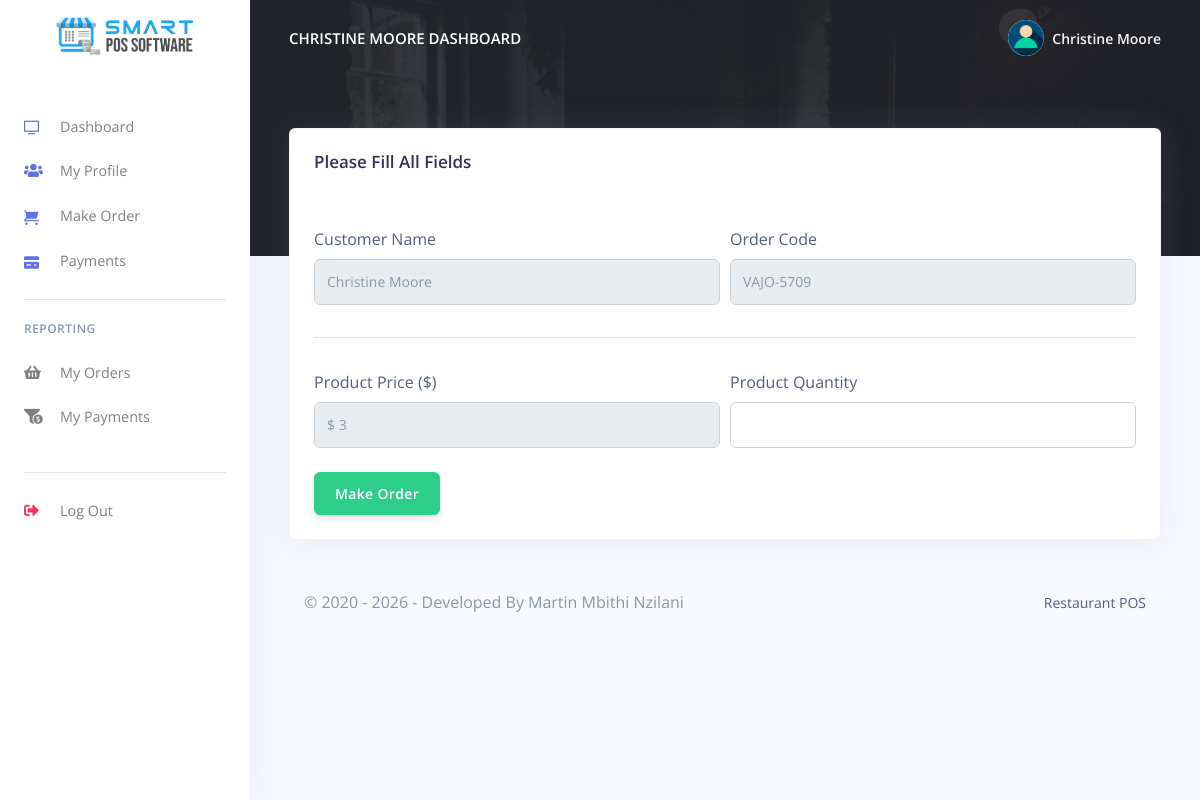
Screenshot of /Restaurant-module/RestaurantPOS/Restro/customer/make_oder.php?prod_id=e769e274a3&prod_name=Frappuccino&prod_price=3 (signed in) with the database file from the repository.
### tables this page shows
CREATE TABLE `rpos_customers` (
  `customer_id` varchar(200) NOT NULL,
  `customer_name` varchar(200) NOT NULL,
  `customer_phoneno` varchar(200) NOT NULL,
  `customer_email` varchar(200) NOT NULL,
  `customer_password` varchar(200) NOT NULL,
  `created_at` timestamp(6) NOT NULL DEFAULT CURRENT_TIMESTAMP(6) ON UPDATE CURRENT_TIMESTAMP(6)
);

CREATE TABLE `rpos_products` (
  `prod_id` varchar(200) NOT NULL,
  `prod_code` varchar(200) NOT NULL,
  `prod_name` varchar(200) NOT NULL,
  `prod_img` varchar(200) NOT NULL,
  `prod_desc` longtext NOT NULL,
  `prod_price` varchar(200) NOT NULL,
  `created_at` timestamp(6) NOT NULL DEFAULT CURRENT_TIMESTAMP(6) ON UPDATE CURRENT_TIMESTAMP(6)
);

### Restaurant-module/RestaurantPOS/Restro/customer/config/code-generator.php (called while the page is built, shortened)
<?php
$length = 4;
$alpha = substr(str_shuffle("QWERTYUIOPLKJHGFDSAZXCVBNM"), 1, $length);
$beta = substr(str_shuffle("1234567890"), 1, $length);

### Restaurant-module/RestaurantPOS/Restro/customer/make_oder.php (the view, shortened to what this page needs)
<?php
include('config/config.php');
include('config/code-generator.php');
require_once('partials/_head.php');
?>
<body>
    <?php
    require_once('partials/_sidebar.php');
    ?>
    <div class="main-content">
        <?php
        require_once('partials/_topnav.php');
        ?>
        <div class="container-fluid mt--8">
            <div class="row">
                <div class="col">
                    <div class="card shadow">
                        <div class="card-header border-0">
                            <h3>Please Fill All Fields</h3>
                        </div>
                        <div class="card-body">
                            <form method="POST" enctype="multipart/form-data">
                                <div class="form-row">
                                    <div class="col-md-6">
                                        <label>Customer Name</label>
                                        <?php
                                        $customer_id = $_SESSION['customer_id'];
                                        $ret = "SELECT * FROM  rpos_customers WHERE customer_id = '$customer_id' ";
                                        $stmt = $mysqli->prepare($ret);
                                        $stmt->execute();
                                        $res = $stmt->get_result();
                                        while ($cust = $res->fetch_object()) {
                                        ?>
                                            <input class="form-control" readonly name="customer_name" value="<?php echo $cust->customer_name; ?>">
                                        <?php } ?>
                                    </div>
                                    <div class="col-md-6">
                                        <label>Order Code</label>
                                        <input type="text" readonly name="order_code" value="<?php echo $alpha; ?>-<?php echo $beta; ?>" class="form-control" value="">
                                    </div>
                                </div>
                                <hr>
                                <?php
                                $prod_id = $_GET['prod_id'];
                                $ret = "SELECT * FROM  rpos_products WHERE prod_id = '$prod_id'";
                                $stmt = $mysqli->prepare($ret);
                                $stmt->execute();
                                $res = $stmt->get_result();
                                while ($prod = $res->fetch_object()) {
                                ?>
                                    <div class="form-row">
                                        <div class="col-md-6">
                                            <label>Product Price ($)</label>
                                            <input type="text" readonly name="prod_price" value="$ <?php echo $prod->prod_price; ?>" class="form-control">
                                        </div>
                                        <div class="col-md-6">
                                            <label>Product Quantity</label>
                                            <input type="text" name="prod_qty" class="form-control" value="">
                                        </div>
                                    </div>
                                <?php } ?>
                                <br>
                                <div class="form-row">
                                    <div class="col-md-6">
                                        <input type="submit" name="make" value="Make Order" class="btn btn-success" value="">
                                    </div>
                                </div>
                            </form>
                        </div>
                    </div>
                </div>
            </div>
            <?php
            require_once('partials/_footer.php');
            ?>
        </div>
    </div>
</body>
</html>

### Restaurant-module/RestaurantPOS/Restro/customer/partials/_sidebar.php (shortened to what this page needs)
<?php
$customer_id = $_SESSION['customer_id'];
$ret = "SELECT * FROM  rpos_customers  WHERE customer_id = '$customer_id'";
$stmt = $mysqli->prepare($ret);
$stmt->execute();
$res = $stmt->get_result();
while ($customer = $res->fetch_object()) {
?>
  <nav class="navbar navbar-vertical fixed-left navbar-expand-md navbar-light bg-white" id="sidenav-main">
    <div class="container-fluid">
      <a class="navbar-brand pt-0" href="dashboard.php">
        <img src="../admin/assets/img/brand/repos.png" class="navbar-brand-img" alt="...">
      </a>
      <div class="collapse navbar-collapse" id="sidenav-collapse-main">
        <ul class="navbar-nav">
          <li class="nav-item">
            <a class="nav-link" href="dashboard.php">
              <i class="ni ni-tv-2 text-primary"></i> Dashboard
            </a>
          </li>
          <li class="nav-item">
            <a class="nav-link" href="change_profile.php">
              <i class="fas fa-users text-primary"></i> My Profile
            </a>
          </li>
          <li class="nav-item">
            <a class="nav-link" href="orders.php">
              <i class="ni ni-cart text-primary"></i>Make Order
            </a>
          </li>
          <li class="nav-item">
            <a class="nav-link" href="payments.php">
              <i class="ni ni-credit-card text-primary"></i> Payments
            </a>
          </li>
        </ul>
        <hr class="my-3">
        <h6 class="navbar-heading text-muted">Reporting</h6>
        <ul class="navbar-nav mb-md-3">
          <li class="nav-item">
            <a class="nav-link" href="orders_reports.php">
              <i class="fas fa-shopping-basket"></i> My Orders
            </a>
          </li>
          <li class="nav-item">
            <a class="nav-link" href="payments_reports.php">
              <i class="fas fa-funnel-dollar"></i> My Payments
            </a>
          </li>
        </ul>
        <hr class="my-3">
        <ul class="navbar-nav mb-md-3">
          <li class="nav-item">
            <a class="nav-link" href="logout.php">
              <i class="fas fa-sign-out-alt text-danger"></i> Log Out
            </a>
          </li>
        </ul>
      </div>
    </div>
  </nav>
<?php } ?>

### Restaurant-module/RestaurantPOS/Restro/customer/partials/_topnav.php (shortened to what this page needs)
<?php
$customer_id = $_SESSION['customer_id'];
$ret = "SELECT * FROM  rpos_customers  WHERE customer_id = '$customer_id'";
$stmt = $mysqli->prepare($ret);
$stmt->execute();
$res = $stmt->get_result();
while ($customer = $res->fetch_object()) {
?>
    <nav class="navbar navbar-top navbar-expand-md navbar-dark" id="navbar-main">
        <div class="container-fluid">
            <a class="h4 mb-0 text-white text-uppercase d-none d-lg-inline-block" href="dashboard.php"><?php echo $customer->customer_name; ?> Dashboard</a>
            <ul class="navbar-nav align-items-center d-none d-md-flex">
                <li class="nav-item dropdown">
                    <a class="nav-link pr-0" href="#" role="button" data-toggle="dropdown" aria-haspopup="true" aria-expanded="false">
                        <div class="media align-items-center">
                            <span class="avatar avatar-sm rounded-circle">
                                <img alt="Image placeholder" src="../admin/assets/img/theme/user-a-min.png">
                            </span>
                            <div class="media-body ml-2 d-none d-lg-block">
                                <span class="mb-0 text-sm  font-weight-bold"><?php echo $customer->customer_name; ?></span>
                            </div>
                        </div>
                    </a>
                </li>
            </ul>
        </div>
    </nav>
<?php } ?>

### rows the page displays
rpos_customers: customer_name "CHRISTINE MOORE", customer_name "Christine Moore"
rpos_products: prod_price "$ 3"
